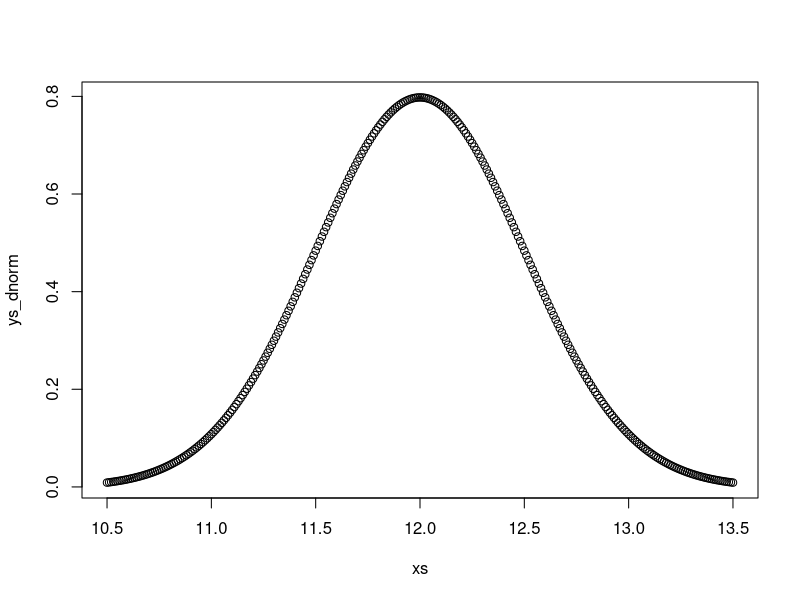
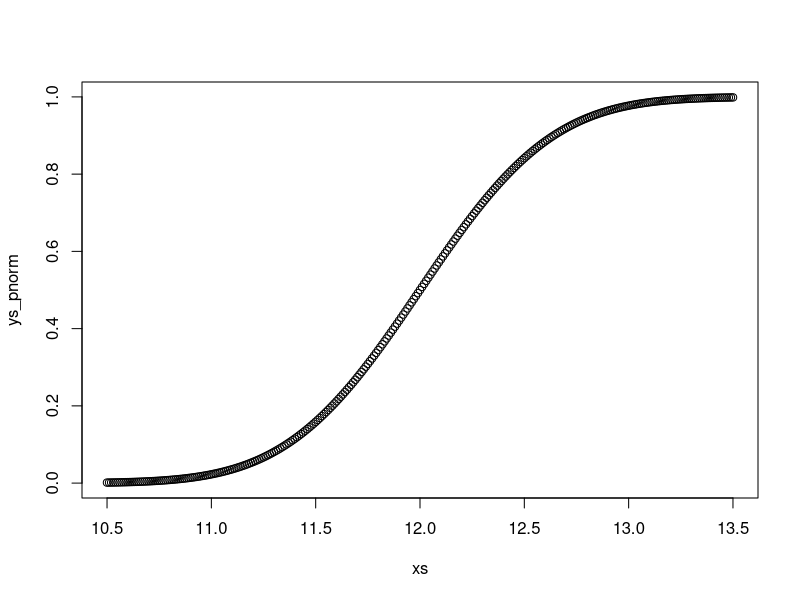

These figures' R source, in order:
# > Exercise 6 (Amount of active substance)
# > The amount of active substance in a pill is
# > stated by the manufacturer to be normally
# > distributed with mean 12 mg and standard deviation 0.5 mg.
mean <- 12
sd <- 0.5
# > You take a sample of five pills and measure
# > the amount of active substance to;
# > 13.0, 12.3, 12.6, 12.5, 12.7 mg.
measurements <- c(13.0, 12.3, 12.6, 12.5, 12.7)
n_measurements <- length(measurements)
testthat::expect_equal(5, n_measurements)
#
# > [Note: a-c were already computed in the descriptive
# > statistics session.]
#
# Uhhh, sure, where is that...? Let's ignore :-)
#
# > 6.a. Compute the sample mean
sample_mean <- mean(measurements)
testthat::expect_equal(sample_mean, 12.62)

#
# 6.b. Compute the sample variance
#
# WRONG variance <- sd * sd
# WRONG sample_variance <- variance / n_measurements
# WRONG testthat::expect_equal(sample_variance, 0.05)
sample_variance <- var(measurements)
testthat::expect_equal(sample_variance, 0.067)

# > 6.c. Compute the sample standard deviation
# WRONG sample_sd <- sqrt(sample_variance)
sample_sd <- sd(measurements)
testthat::expect_true(sample_sd < sd)
# WRONG testthat::expect_equal(sample_sd, 0.2236068)
testthat::expect_equal(sample_sd, 0.2588436, tolerance = 0.0000001)

# > 6.d. compute the standard error of mean, SEM
#
# SEM = sample_sd / sqrt(n_samples)
# WRONG sem <- sample_sd / sqrt(n_measurements)
#
# In the answer I read:
#
# > Note, here the known standard deviation, sd = 0.5 is used.
#
# No idea what SEM does, nor why I should pick the regular sd
#
sem <- sd / sqrt(n_measurements)
# WRONG testthat::expect_equal(0.1157584, sem, tolerance = 0.000001)
# ????? ANSWER IS 0.2236068, NO IDEA HOW THIS IS CALCULATED
testthat::expect_equal(0.2236068, sem, tolerance = 0.000001)

# > 6.e. If the manufacturers claim is correct,
# > what is the probability to see a sample mean
# > as high as in (a) or higher?
xs <- seq(mean - (3.0 * sd), mean + (3.0 * sd), by = 0.01)
ys_dnorm <- dnorm(xs, mean = mean, sd = sd)
plot(xs, ys_dnorm) # Beautiful normal curve
ys_pnorm <- pnorm(xs, mean = mean, sd = sd)
plot(xs, ys_pnorm)
# 12.62 is sample mean, around 20% is above it
# WRONG: p_above_12_62 <- pnorm(sample_mean, mean = mean, sd = sd, lower.tail = FALSE)
p_above_12_62 <- pnorm(sample_mean, mean = mean, sd = sem, lower.tail = FALSE)
testthat::expect_equal(p_above_12_62, 0.00277946)
